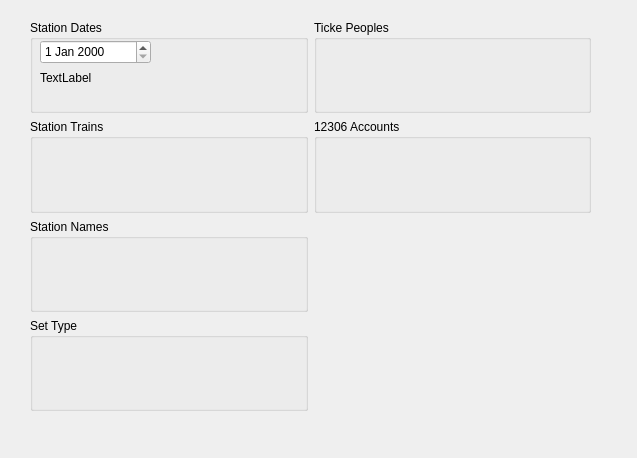
<?xml version="1.0" encoding="UTF-8"?>
<ui version="4.0">
 <class>ConfigUi</class>
 <widget class="QWidget" name="ConfigUi">
  <property name="geometry">
   <rect>
    <x>0</x>
    <y>0</y>
    <width>637</width>
    <height>458</height>
   </rect>
  </property>
  <property name="windowTitle">
   <string>Form</string>
  </property>
  <widget class="QWidget" name="layoutWidget">
   <property name="geometry">
    <rect>
     <x>30</x>
     <y>20</y>
     <width>561</width>
     <height>391</height>
    </rect>
   </property>
   <layout class="QGridLayout" name="gridLayout">
    <item row="0" column="0">
     <widget class="QGroupBox" name="station_dates_box">
      <property name="title">
       <string>Station Dates</string>
      </property>
      <widget class="QDateEdit" name="station_date_input">
       <property name="geometry">
        <rect>
         <x>10</x>
         <y>20</y>
         <width>111</width>
         <height>24</height>
        </rect>
       </property>
      </widget>
      <widget class="QLabel" name="station_dates_label">
       <property name="geometry">
        <rect>
         <x>10</x>
         <y>50</y>
         <width>60</width>
         <height>16</height>
        </rect>
       </property>
       <property name="text">
        <string>TextLabel</string>
       </property>
      </widget>
     </widget>
    </item>
    <item row="0" column="1">
     <widget class="QGroupBox" name="ticke_peoples_box">
      <property name="title">
       <string>Ticke Peoples</string>
      </property>
      <widget class="QGroupBox" name="ticke_peoples_box_2">
       <property name="geometry">
        <rect>
         <x>10</x>
         <y>120</y>
         <width>211</width>
         <height>81</height>
        </rect>
       </property>
       <property name="title">
        <string>Ticke Peoples</string>
       </property>
      </widget>
     </widget>
    </item>
    <item row="1" column="0">
     <widget class="QGroupBox" name="station_trains_box">
      <property name="title">
       <string>Station Trains</string>
      </property>
     </widget>
    </item>
    <item row="1" column="1">
     <widget class="QGroupBox" name="accounts_of_12306_box">
      <property name="title">
       <string>12306 Accounts</string>
      </property>
     </widget>
    </item>
    <item row="2" column="0">
     <widget class="QGroupBox" name="station_names_box">
      <property name="title">
       <string>Station Names</string>
      </property>
     </widget>
    </item>
    <item row="3" column="0">
     <widget class="QGroupBox" name="set_types_box">
      <property name="title">
       <string>Set Type</string>
      </property>
     </widget>
    </item>
   </layout>
  </widget>
 </widget>
 <resources/>
 <connections/>
</ui>
